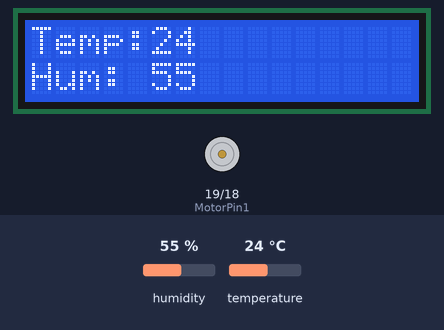
Bench run of a sketch on a simulated ESP32. Parts: 16×2 character LCD, motor-driver pin pairs drawn as motors (green arrow = first pin HIGH = forward, orange = second pin HIGH = backward, longer = more drive). The inputs (shaded band) are chosen by the test bench; at power-on: temperature 24 °C, humidity 55 %.

Above: at 1.2 s.
1.3 s: temperature set to 26 °C
At 5.5 s:
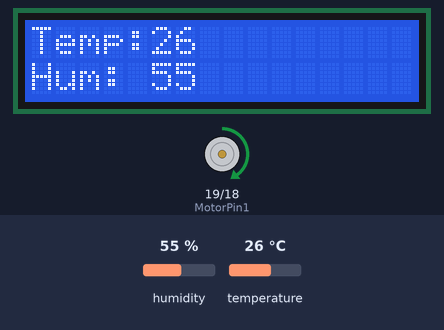
5.9 s: humidity set to 22 %
At 6.4 s:
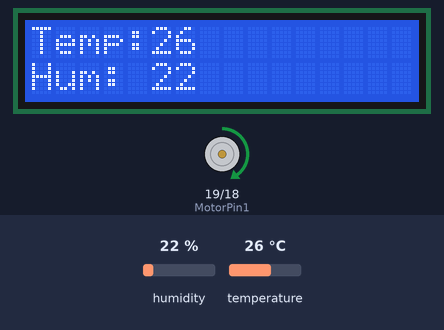
10.5 s: humidity set to 40 %
At 11.8 s:
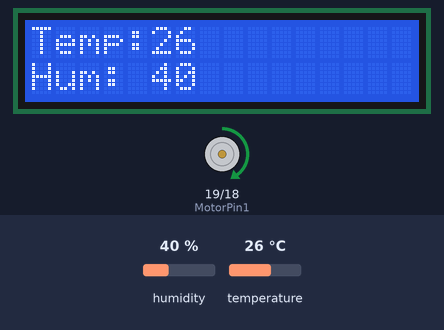
15.1 s: temperature set to 12 °C
At 15.4 s:
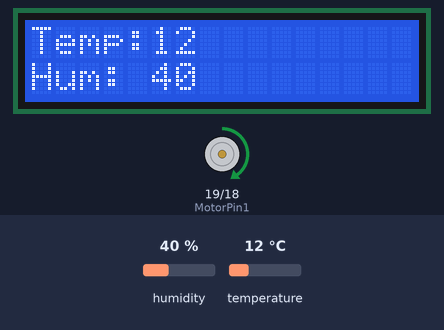
Timing chart, 0 to 20.2 s (numbered marks = the images above; inputs shaded):
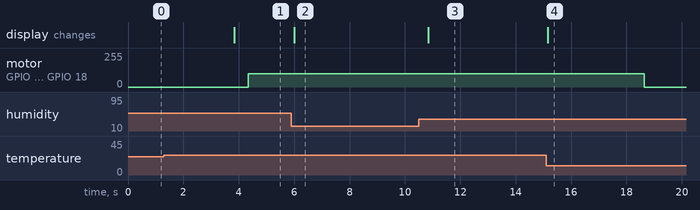

Measured:
- the behaviour switches between 24 and 25 °C on temperature (found by bisection; images 0 and 1)
- after the input at 1.3 s, motor on GPIO 19 (MotorPin1) / GPIO 18 (MotorPin2): stopped → forward 100/255 after 3.0 s; the display: changes after 2.5 s (image 1)
- after the input at 5.9 s, the display: changes after 0.09 s (image 2)
- after the input at 10.5 s, the display: changes after 0.34 s (image 3)
- after the input at 15.1 s, motor on GPIO 19 (MotorPin1) / GPIO 18 (MotorPin2): forward 100/255 → stopped after 3.6 s; the display: changes after 0.05 s (image 4)

The sketch:

7.4Temperature-Control-System.ino
```cpp
#include <LiquidCrystal_I2C.h>
#include <dht11.h>

#define DHT11PIN 17
#define MotorPin1 19//(IN+)
#define MotorPin2 18//(IN-)

dht11 DHT11;

LiquidCrystal_I2C lcd(0x27,16,2);

void setup() {
  lcd.init();
  lcd.backlight();

  pinMode(MotorPin1,OUTPUT);
  pinMode(MotorPin2,OUTPUT);

  //Set PWM output to adjust the speed of motor
  ledcSetup(1, 1200, 8);//Set frequency of LEDC Channel 1 to 1200, PWM resolution to 8, so duty cycle = 256
  ledcAttachPin(MotorPin1, 1);  //Bound LEDC Channel 1 to the specified left motor pin gpio19 to output.
  ledcSetup(3, 1200, 8);//Set frequency of LEDC Channel 3 to 1200, PWM resolution to 8, so duty cycle = 256
  ledcAttachPin(MotorPin2, 3);  //Bound LEDC Channel 3 to the specified left motor pin gpio18 to output.
}

void loop() {
  //Difine temperature and humidity value
  int Temperature;
  int Humidity;
  //Read the value
  int chk = DHT11.read(DHT11PIN);

  Temperature = DHT11.temperature;
  Humidity = DHT11.humidity;
  lcd.setCursor(0, 0);
  lcd.print("Temp:");
  lcd.setCursor(5, 0);
  lcd.print(Temperature);

  lcd.setCursor(0, 1);
  lcd.print("Hum:");
  lcd.setCursor(5, 1);
  lcd.print(Humidity);
  delay(500);

  if (Temperature >= 25) {
    //Turn left
    ledcWrite(1, 100);
    ledcWrite(3, 0);
  }else{
    //Stop
    delay(3000);
    ledcWrite(1, 0);
    ledcWrite(3, 0);
    delay(200);
  }
}
```
